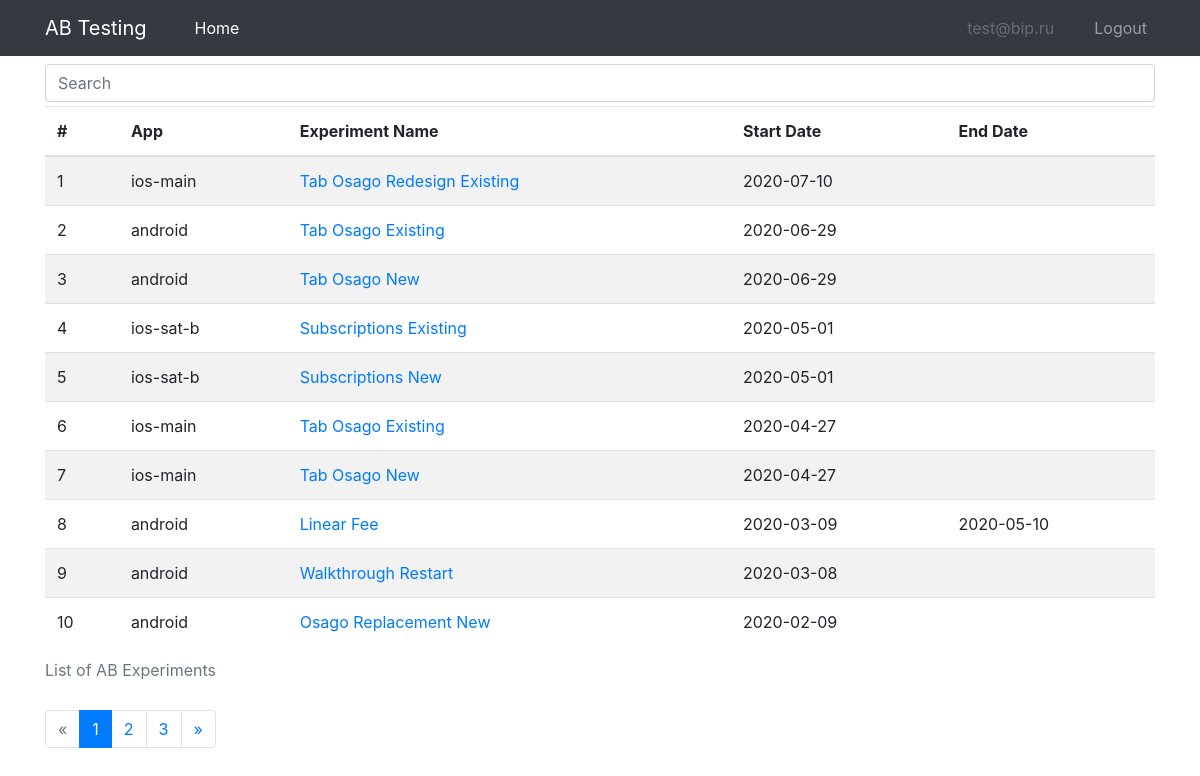
The page /index (signed in) on the database its author committed.
### models.py (models this page shows, shortened)
class User(UserMixin, db.Model):
    id = db.Column(db.Integer, primary_key=True)
    email = db.Column(db.String(120), index=True, unique=True)
    password_hash = db.Column(db.String(128))

class ABExperiment(db.Model):
    __tablename__ = "experiment"
    __table_args__ = (db.UniqueConstraint('app_id', 'name', name="unique_constraint_app_exp"), )
    id = db.Column(db.Integer, primary_key=True)
    app_id = db.Column(db.Integer, db.ForeignKey("app.id"))
    name = db.Column(db.String(120), index=True)
    description = db.Column(db.Text)
    metrics = db.Column(db.Text)
    start_date = db.Column(db.Date)
    end_date = db.Column(db.Date)
    options = db.relationship('ABOption', backref='experiment') # cascade="all, delete-orphan"
    @property
    def clean_name(self):
        clean_name = " ".join(
            [i.capitalize() for i in self.name.split("_") if i not in ("exp", "ios", "android")]
        )
        return clean_name

class App(db.Model):
    __tablename__ = "app"
    id = db.Column(db.Integer, primary_key=True)
    name = db.Column(db.String(120), index=True, unique=True)
    experiments = db.relationship('ABExperiment', backref='app')

### ab/ab.py (the view)
@bp.route("/")
@bp.route("/index")
@login_required
def index():
    page = request.args.get("page", default=1, type=int)
    q = request.args.get("q", default="")
    exp_pagination = ABExperiment.query \
        .join(App, ABExperiment.app_id == App.id) \
        .filter(
            (ABExperiment.name.like(f"%{q}%")) | (App.name.like(f"%{q}%"))
        ) \
        .order_by(ABExperiment.start_date.desc(), ABExperiment.name) \
        .limit(100).from_self() \
        .paginate(page=page, per_page=10)
    return render_template("ab/ab_list.html", exp_pagination=exp_pagination, q=q, active_link="home")

### main.py (called while the page is built)
@login.user_loader
def load_user(id):
    return User.query.get(int(id))

### templates/ab/ab_list.html (shortened to what this page needs)
{% extends "base.html" %}
{% from "macros/_pagination.html" import render_pagination %}
{% block content %}
<div class="container">
    <form action="{{ url_for('ab.index') }}" method="GET">
        <div class="form-group mt-2 mb-1">
            <input class="form-control" type="text" name="q" placeholder="Search" aria-label="Search">
        </div>
    </form>
    {% if exp_pagination %}
    <table class="table table-hover table-striped">
        <caption>List of AB Experiments</caption>
        <thead>
            <tr>
                <th scope="col">#</th>
                <th scope="col">App</th>
                <th scope="col">Experiment Name</th>
                <th scope="col">Start Date</th>
                <th scope="col">End Date</th>
            </tr>
        </thead>
        {% for exp in exp_pagination.items %}
        <tr>
            <td>{{ loop.index + ((exp_pagination.page - 1) * exp_pagination.per_page) }}</td>
            <td>{{ exp.app.name }}</td>
            <td><a href="{{ url_for('ab.detail', exp_name=exp.name) }}">{{ exp.clean_name }}</a></td>
            <td>{{ exp.start_date }}</td>
            <td>
                {% if exp.end_date %}
                    {{ exp.end_date }}
                {% endif %}
            </td>
        </tr>
        {% endfor %}
    </table>
    {{ render_pagination(exp_pagination, endpoint='ab.index', q=q) }}
    {% endif %}
</div>
{% endblock %}

### templates/base.html (shortened to what this page needs)
<!DOCTYPE html>
<html>
    <head>
        <link rel="stylesheet" href="https://stackpath.bootstrapcdn.com/bootstrap/4.5.0/css/bootstrap.min.css">
        <link rel="stylesheet" href="https://stackpath.bootstrapcdn.com/font-awesome/4.7.0/css/font-awesome.min.css">
        <link rel="stylesheet" type="text/css" href="{{ url_for('static', filename='css/style.css') }}">
    </head>
    <body>
    <nav class="navbar navbar-expand-md navbar-dark bg-dark fixed-top">
        <div class="container">
            <a class="navbar-brand" href="{{ url_for('ab.index') }}">AB Testing</a>
            <div class="collapse navbar-collapse" id="navbarCollapse">
                <ul class="navbar-nav mr-auto">
                    <li class="nav-item {{ 'active' if active_link == 'home' else None }} ml-4">
                        <a class="nav-link" href="{{ url_for('ab.index') }}">Home</a>
                    </li>
                </ul>
                <ul class="navbar-nav ml-auto">
                {% if current_user.is_authenticated %}
                    <li class="nav-item mr-4">
                    <a class="nav-link disabled">{{ current_user.email }}</a>
                    </li>
                    <li class="nav-item">
                    <a class="nav-link" href="{{ url_for('auth.logout') }}">Logout</a>
                    </li>
                {% endif %}
                </ul>
            </div>
        </div>
    </nav>
    {% block content %}
    {% endblock %}
    </body>
</html>

### templates/macros/_pagination.html
{% macro render_pagination(pagination, endpoint, q) %}
<nav aria-label="Page navigation example">
    <ul class="pagination">
        {% if pagination.has_prev %}
            {% if q and q != "" %}
                <li class="page-item"><a class="page-link" href="{{ url_for(endpoint, page=pagination.prev_num, q=q) }}">&laquo;</a></li>
            {% else %}
                <li class="page-item"><a class="page-link" href="{{ url_for(endpoint, page=pagination.prev_num) }}">&laquo;</a></li>
            {% endif %}
        {% else %}
            <li class="page-item disabled"><a class="page-link" href="#">&laquo;</a></li>
        {% endif %}
        {% for page in pagination.iter_pages() %}
            {% if page %}
                {% if page != pagination.page %}
                    {% if q and q != "" %}
                        <li class="page-item"><a class="page-link" href="{{ url_for(endpoint, page=page, q=q) }}">{{ page }}</a></li>
                    {% else %}
                        <li class="page-item"><a class="page-link" href="{{ url_for(endpoint, page=page) }}">{{ page }}</a></li>
                    {% endif %}
                {% else %}
                    <li class="page-item active"><span class="page-link">{{ page }}</span></li>
                {% endif %}
            {% endif %}
        {% endfor %}
        {% if pagination.has_next %}
            {% if q and q != "" %}
                <li class="page-item"><a class="page-link" href="{{ url_for(endpoint, q=q, page=pagination.next_num) }}">&raquo;</a></li>
            {% else %}
                <li class="page-item"><a class="page-link" href="{{ url_for(endpoint, page=pagination.next_num) }}">&raquo;</a></li>
            {% endif %}
        {% else %}
            <li class="page-item disabled"><a class="page-link" href="#">&raquo;</a></li>
        {% endif %}
    </ul>
</nav>
{% endmacro %}

### static/css/style.css (style rules this page uses)
body { padding-top: 3.5rem; }

### rows shown on the page
User: email "test@bip.ru"
ABExperiment: app.name "ios-main", clean_name "Tab Osago Redesign Existing", start_date "2020-07-10"
ABExperiment: app.name "android", clean_name "Tab Osago Existing", start_date "2020-06-29"
ABExperiment: app.name "android", clean_name "Tab Osago New", start_date "2020-06-29"
ABExperiment: app.name "ios-sat-b", clean_name "Subscriptions Existing", start_date "2020-05-01"
ABExperiment: app.name "ios-sat-b", clean_name "Subscriptions New", start_date "2020-05-01"
ABExperiment: app.name "ios-main", clean_name "Tab Osago Existing", start_date "2020-04-27"
ABExperiment: app.name "ios-main", clean_name "Tab Osago New", start_date "2020-04-27"
ABExperiment: app.name "android", clean_name "Linear Fee", start_date "2020-03-09", end_date "2020-05-10"
ABExperiment: app.name "android", clean_name "Walkthrough Restart", start_date "2020-03-08"
ABExperiment: app.name "android", clean_name "Osago Replacement New", start_date "2020-02-09"

### other values the page prints
{{ page }} "1"
{{ page }} "2" "3"
